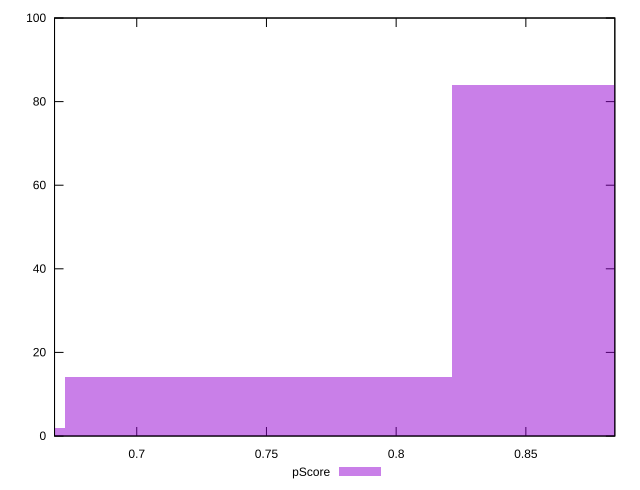

Write the gnuplot code that produced this figure.
reset

$pScore <<EOF
0.8964208637379869 84
0.7470173864483225 14
0.597613909158658 2
EOF

set key outside below
set boxwidth 0.1494034772896645
set xrange [0.6683058235682969:0.8842999009802683]
set yrange [0:100]
set trange [0:100]
set style fill transparent solid 0.5 noborder
set terminal svg size 640, 490 enhanced background rgb 'white'
set output "report/report_00029_2021-02-24T13-36-40.390Z/first-contentful-paint/samples/astro/pScore/histogram.svg"

plot $pScore title "pScore" with boxes

reset
